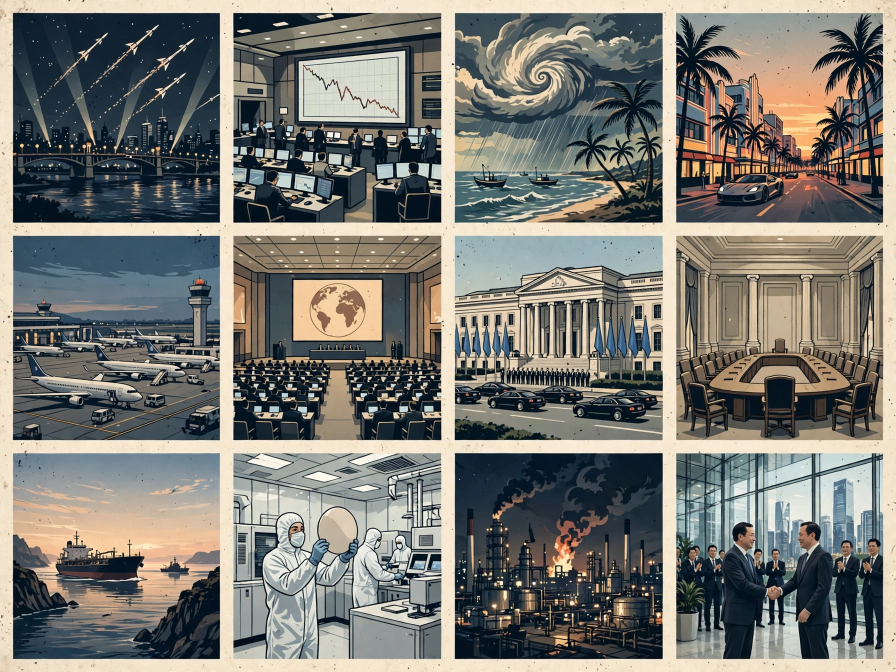
#> input picture media-generation-sprite-sheet-20261120-0-465562b6-f3c2-40d0-92fb-3ff49df4d22c.png, 1792 x 1344 px (shown at 1/2 size); its folder holds only this picture in this run
$ python build_v7.py
#> lines starting #> are read from the running program, lines starting #| are printed output that depends on the picture
#!/usr/bin/env python3
"""v7: the repair build — 35 stories of Friday 20 November 2026.
The v3 page (39 stories) graded 981,793, short of the paid line; the
audit says the gap is execution, not story choice. So v7 keeps the
three heroes and the strongest reporting, promotes two illustrated
stories (the Shenzhen three-way summit, the Hormuz tanker) into the
tile grid for eight drawn tiles, trims the ALSO column to the 24
strongest lines at slightly larger type, and puts the page on a byte
diet: a palette-quantized PNG at well under half of v3's 904 KB."""
from PIL import Image, ImageDraw, ImageFont
import glob, os, sys

HERE = os.path.dirname(os.path.abspath(__file__))
S = 2
W = 1024 * S
img = Image.new("RGB", (W, W), (247, 242, 231))
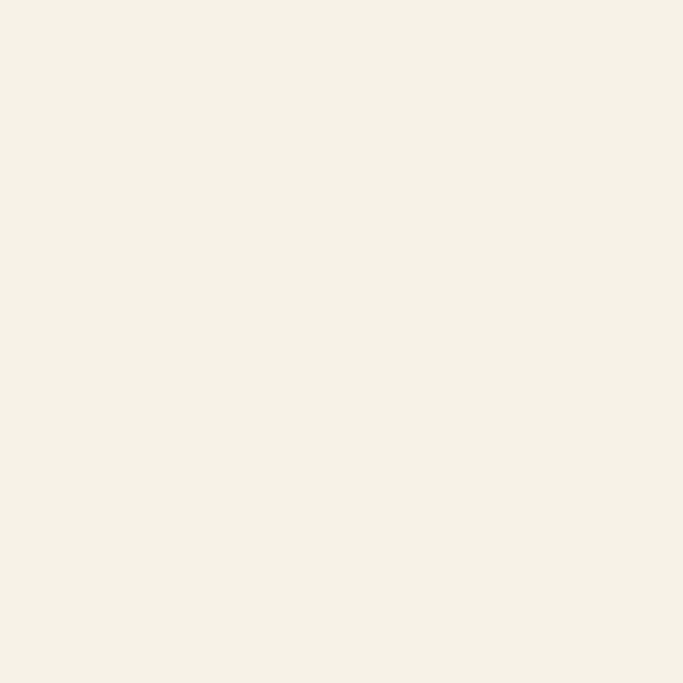
#> img: PIL image 2048x2048 RGB (shown at 1/3 size); mean R, G, B 247, 242, 231
d = ImageDraw.Draw(img)

SERIF_B = "/usr/share/fonts/truetype/dejavu/DejaVuSerif-Bold.ttf"
SANS_B = "/usr/share/fonts/truetype/liberation/LiberationSans-Bold.ttf"
SANS = "/usr/share/fonts/truetype/liberation/LiberationSans-Regular.ttf"
SANS_I = "/usr/share/fonts/truetype/liberation/LiberationSans-Italic.ttf"
INK = (20, 32, 46); RED = (179, 52, 31); GREY = (90, 84, 70)
CARD = (255, 253, 246); LINE = (205, 196, 172)
BODY = (52, 48, 40)

def F(p, px): return ImageFont.truetype(p, int(px * S))
def wrap(text, font, maxw):
    words, lines, cur = text.split(), [], ""
    for w in words:
        t = (cur + " " + w).strip()
        if d.textlength(t, font=font) <= maxw: cur = t
        else:
            if cur: lines.append(cur)
            cur = w
    if cur: lines.append(cur)
    return lines
def block(x, y, w, text, font, fill, leading):
    for ln in wrap(text, font, w):
        d.text((x, y), ln, font=font, fill=fill); y += leading
    return y

def fill(im, tw, th, ybias=0.5):
    tw, th = int(tw), int(th)
    r = max(tw / im.width, th / im.height)
    im2 = im.resize((int(im.width * r + 0.5), int(im.height * r + 0.5)), Image.LANCZOS)
    x = (im2.width - tw) // 2
    y = int((im2.height - th) * ybias)
    return im2.crop((x, y, x + tw, y + th))

# ---- tile art: the v4/v5 4x3 sprite sheet ----
sheet = Image.open(sorted(glob.glob(os.path.join(HERE, "media-generation-sprite-sheet-20261120-0-*.png")))[0]).convert("RGB")
#> sheet is the input picture: PIL image 1792x1344 RGB; mean R, G, B 122.3, 121.9, 116.2
sw, sh = sheet.size
#> sw = 1792; sh = 1344
def cell(c, r):
#> called with c = 3, r = 0
    return sheet.crop((int(sw * (c / 4 + 0.008)), int(sh * (r / 3 + 0.011)),
                       int(sw * ((c + 1) / 4 - 0.008)), int(sh * ((r + 1) / 3 - 0.011))))
ART = {
    "gta": cell(3, 0), "faa": cell(0, 1), "cop31": cell(1, 1),
    "brussels": cell(2, 1), "taipei": cell(1, 2), "smolensk": cell(2, 2),
    "summit": cell(3, 1), "hormuz": cell(0, 2),
}
#> call 3 of cell, with c = 1, r = 1
#> in cell (call 3), `return sheet.crop((int(sw * (c / 4 + 0.008)), int(sh * (r / 3 + 0.011)..`:
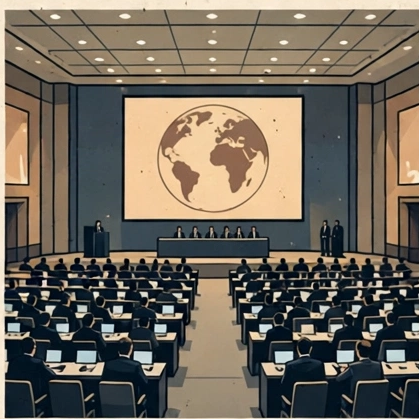
#> returned value: PIL image 419x419 RGB; mean R, G, B 111.2, 103.2, 91.2
#> call 4 of cell, with c = 2, r = 1
#> in cell (call 4), `return sheet.crop((int(sw * (c / 4 + 0.008)), int(sh * (r / 3 + 0.011)..`:
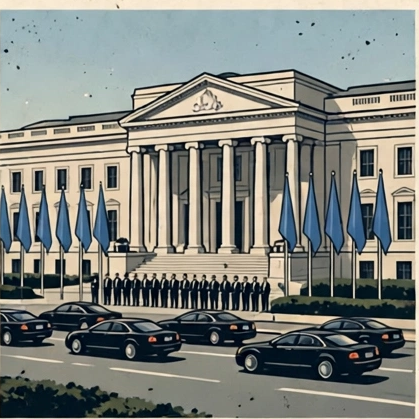
#> returned value: PIL image 419x419 RGB; mean R, G, B 127.9, 131.2, 125.5
#> in cell (call 5), `return sheet.crop((int(sw * (c / 4 + 0.008)), int(sh * (r / 3 + 0.011)..`:
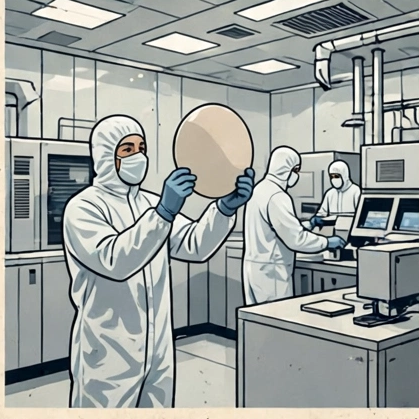
#> returned value: PIL image 419x419 RGB; mean R, G, B 155.5, 160.4, 157.2
#> in cell (call 6), `return sheet.crop((int(sw * (c / 4 + 0.008)), int(sh * (r / 3 + 0.011)..`:
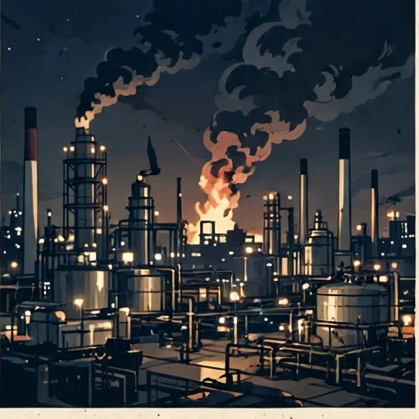
#> returned value: PIL image 419x419 RGB; mean R, G, B 55, 58.9, 62.5
#> in cell (call 7), `return sheet.crop((int(sw * (c / 4 + 0.008)), int(sh * (r / 3 + 0.011)..`:
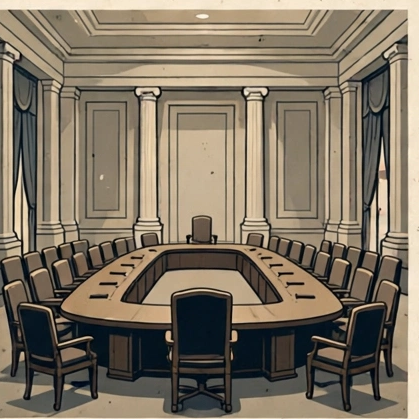
#> returned value: PIL image 419x419 RGB; mean R, G, B 128.4, 117.1, 100.1
#> in cell (call 8), `return sheet.crop((int(sw * (c / 4 + 0.008)), int(sh * (r / 3 + 0.011)..`:
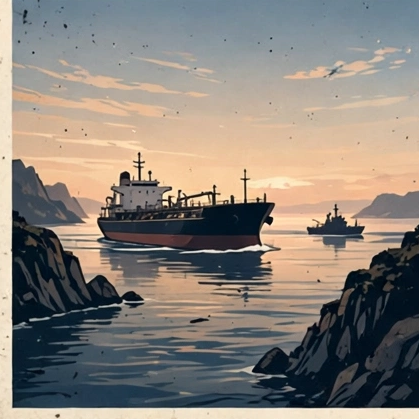
#> returned value: PIL image 419x419 RGB; mean R, G, B 137.1, 129.9, 122.2
# ---- hero art: fresh 3-panel triptych, one wide scene per hero ----
#> (the run stopped early here; a loop or call above may not have finished)
